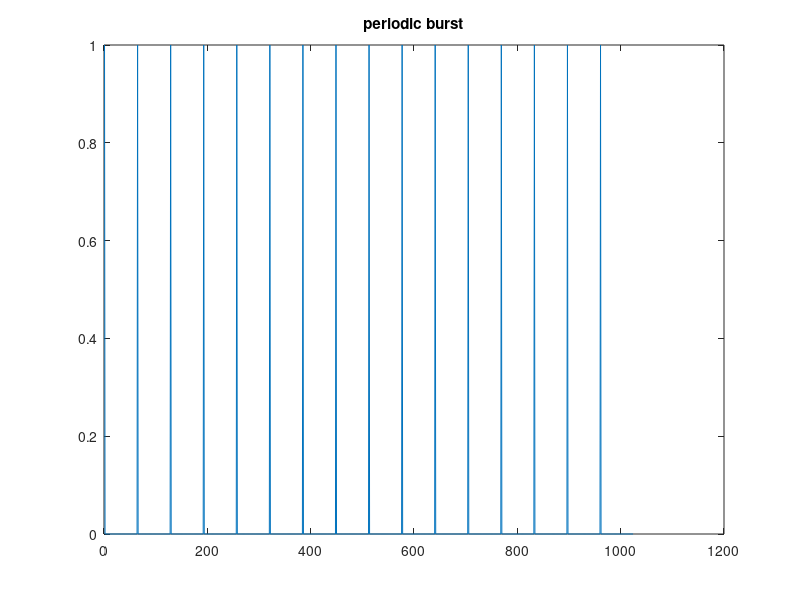
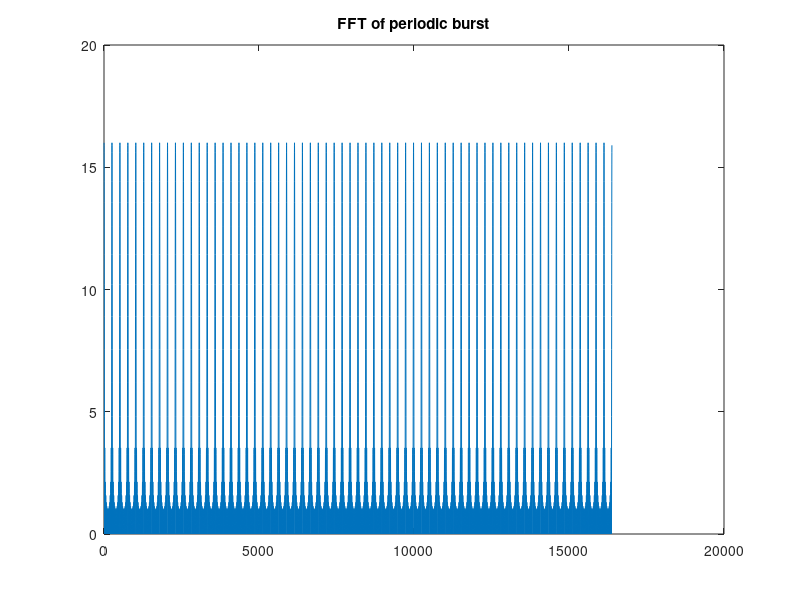
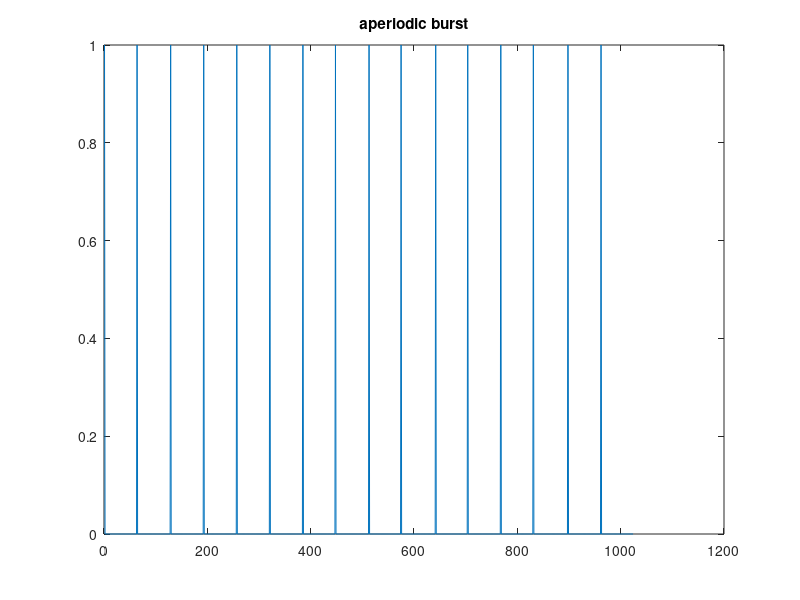
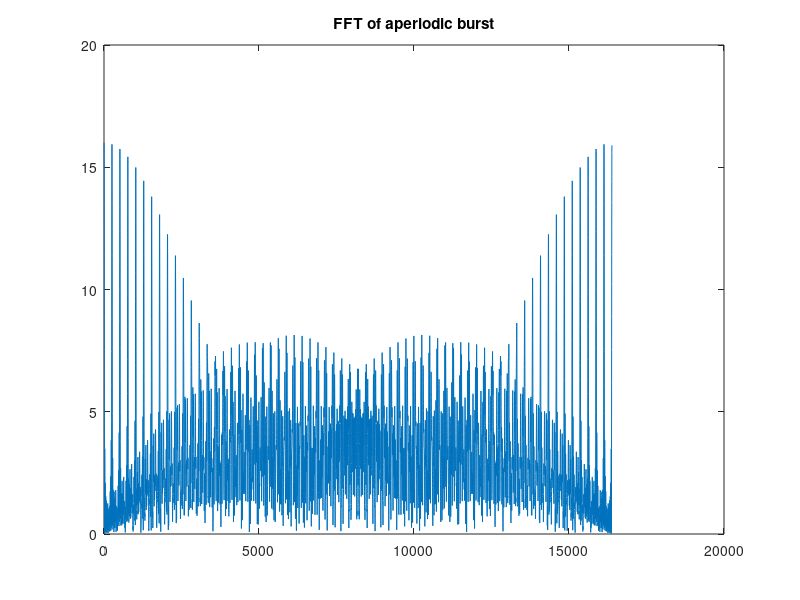

MATLAB code to generate these figures, in order: (Note: this script raises an error after producing the figures.)
%% Vitalsense 3. Non perfect repetitive cardiac pulses analysis and filtering
% TB may 2023
close all;
clear;
L=1024; % length of the FMCW radar motion recording after phase unwrap of FFT patient range sample
nrep=64; % nominal samples of nominal cardiac beat period 
zeropad=16; % zeropadding for better Fourier analysis with FFT
%a= zeros (L,1);
% % tren periodic
% log2L=log2(L)
% a=zeros(nrep,1);
% a(1)=1;
% b=repmat(a,L/nrep,1)
% figure;
% plot(b);
% TFb = fft(b,L*zeropad);
% figure;
% plot(abs(TFb));
% periodic train (burst) of deltas corresponding to cardiac beats
nominal_positions=(1:nrep:L);
c=zeros(L,1);
c(nominal_positions)=1;
figure;
plot(c);
title('periodic burst')
TFc=fft(c,L*zeropad);
figure;
plot(abs(TFc));
title('FFT of periodic burst')
% now we buid a more realistic cardiac beat burst introducing random time jitter
d=zeros(L,1);
nominal_positions=(1:nrep:L)'; % cardiac beat nominal positions
jitter_level=2; % jitter shift level in sample positions +/- induced by a realistic heart 
jitter_vector=round(jitter_level*(2*rand(size(nominal_positions,1),1)-1)); % time sample jitter shift w.r.t. periodic case
perturbed_positions=nominal_positions+jitter_vector;
if perturbed_positions(1)<1
    perturbed_positions(1)=1; % we enforce the first position is not under vector limits
end
if perturbed_positions(end)>L
    perturbed_positions(end)=L; % we force the last position is not above vector limits
end
d(perturbed_positions)=1;
figure;
plot(d);
title('aperiodic burst')
TFd=fft(d,L*zeropad);
figure;
plot(abs(TFd));
title('FFT of aperiodic burst')
% we design a cardiac-like pulse
pulse=[-0.2;-0.5;-1;0;1;0.5;0.2];
figure;
plot(pulse)
title('pulse')
TFpulse=fft(pulse,L*zeropad);
figure;
plot(abs(TFpulse));
title('FFT of pulse')
% we use the aperiodic burst to build a radar-like thorax motion signal 
signal=conv(d,pulse);
figure;
plot(signal);
title('signal')
TFsignal=fft(signal,L*zeropad);
figure;
plot(abs(TFsignal));
title('FFT of signal')
% we generate white gaussian noise of variance=1
whitenoise=randn(L,1);
figure;
plot(whitenoise);
title('whitenoise')
% we filter low pass the noise to correlate it
% we maintain the variance = 1
LPF_length=256;
LPF=triang(LPF_length); % we use a triangular window as low-pass imp. response
noise=(1/sqrt(LPF_length))*conv(whitenoise,LPF);
figure;
plot(noise);
title('noise')
% we use the shortest vector length signal and noise since after the convolution 
% they do not have the same duration
length=min(size(signal,1),size(noise,1));
%%%%%%%%%%%%%%%%%%%%%%%%%%%%%%%%%
snr_dB=-34; % SNR in dB
%%%%%%%%%%%%%%%%%%%%%%%%%%%%%%%%%
snr=10^(snr_dB/10); % SNR in linear ratio
var_s=((size(pulse,1)-1)/size(pulse,1))*var(pulse); % signal variance compensating for matlab wrong normalization
var_n=((size(pulse,1)-1)/size(pulse,1))*var(noise); % noise variance compensating for matlab wrong normalization
noise_gain=sqrt((var_s/var_n)/snr); % we compute the noise gain to be applied to satisfy desired SNR
sn=signal(1:length)+noise_gain*noise(1:length);
figure;
plot(sn);
title('signal + noise')
% we extract the DC to avoid the large peak at origin after FFT
dc=mean(sn);
snac=sn-dc;
TFsnac=fft(snac,L*zeropad);
figure;
plot(abs(TFsnac));
title('FFT of signal (ac) + noise')
% high Pass matched filter to pulse
h=[0.2;0.5;1;0;-1;-0.5;-0.2]; % for a HP response make sure the sum of all coeff's is zero
snf=conv(sn,h); % matched filter response
figure;
plot(snf)
title('snf')

% 2nd HP matched filter to flaten filtered signal and enhance peaks
% for a HP response make sure the sum of all coeff's is zero
h2=[-0.11;-0.57;-0.92;-0.53;1.27;1.72;1.27;-0.53;-0.92;-0.57;-0.11]; 
snf2=conv(snf,h2);
figure;
plot(snf2);
title('snf2')
% autocorrel
snfauto=conv(snf,snf);
figure;
plot(snfauto);
title('autocorrelation of filtered sn');

% FIR linear-phase filter for the breathing signal reproduction
b=fir1(30,0.1/(200/2),'low');
rsig=filtfilt(b,1,sn);
figure;
plot(rsig);
hold on
plot(sn);
% extraction of cardiac signal
hsig=sn-rsig;
figure;
plot(hsig);
hold on
plot(sn);


%% TEST FOR THE RADAR MEASUREMENTS
h=[0.2;0.5;1;0;-1;-0.5;-0.2]; % simple filter
h2=[-0.11;-0.57;-0.92;-0.53;1.27;1.72;1.27;-0.53;-0.92;-0.57;-0.11]; % filter T
h3=[-0.92;-0.45;-0.11;-0.57;-0.92;-0.53;1.27;1.72;1.27;-0.53;-0.92;-0.57;-0.11;-0.45;-0.92]; % filter W
snf=conv(vitsig,h);
snf2=conv(snf,h2);
snf3=conv(snf2,h3);
figure;
subplot(3,1,1)
plot(snf);
xlabel('Sample (n)')
ylabel('Amplitude')
title('1st Matched Filter with simple filter')
xlim([0 8000])
grid on
subplot(3,1,2)
plot(snf2);
xlabel('Sample (n)')
ylabel('Amplitude')
title('2nd Matched Filter with Filter T')
xlim([0 8000])
grid on
subplot(3,1,3)
plot(snf3);
xlabel('Sample (n)')
ylabel('Amplitude')
title('3nd Matched Filter with Filter W')
xlim([0 8000])
grid on


